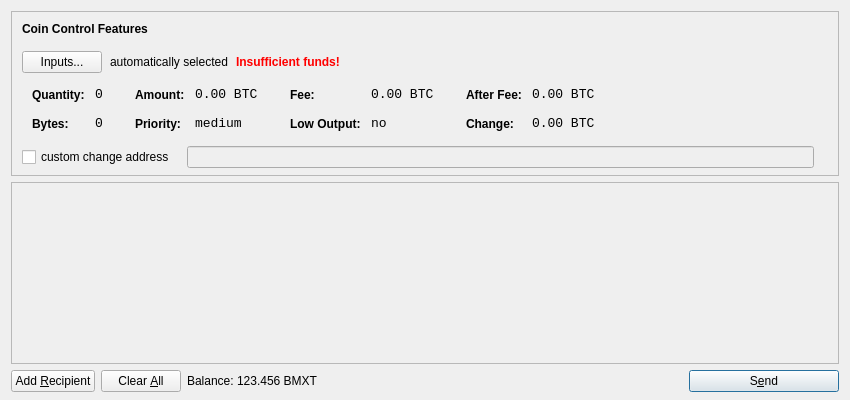
<?xml version="1.0" encoding="UTF-8"?>
<ui version="4.0">
 <class>SendCoinsDialog</class>
 <widget class="QDialog" name="SendCoinsDialog">
  <property name="geometry">
   <rect>
    <x>0</x>
    <y>0</y>
    <width>850</width>
    <height>400</height>
   </rect>
  </property>
  <property name="windowTitle">
   <string>Send Coins</string>
  </property>
  <layout class="QVBoxLayout" name="verticalLayout" stretch="0,1,0">
   <property name="bottomMargin">
    <number>8</number>
   </property>
   <item>
    <widget class="QFrame" name="frameCoinControl">
     <property name="sizePolicy">
      <sizepolicy hsizetype="Expanding" vsizetype="Expanding">
       <horstretch>0</horstretch>
       <verstretch>0</verstretch>
      </sizepolicy>
     </property>
     <property name="maximumSize">
      <size>
       <width>16777215</width>
       <height>16777215</height>
      </size>
     </property>
     <property name="frameShape">
      <enum>QFrame::StyledPanel</enum>
     </property>
     <property name="frameShadow">
      <enum>QFrame::Sunken</enum>
     </property>
     <layout class="QVBoxLayout" name="verticalLayoutCoinControl2">
      <property name="spacing">
       <number>-1</number>
      </property>
      <property name="leftMargin">
       <number>0</number>
      </property>
      <property name="topMargin">
       <number>0</number>
      </property>
      <property name="rightMargin">
       <number>0</number>
      </property>
      <property name="bottomMargin">
       <number>6</number>
      </property>
      <item>
       <layout class="QVBoxLayout" name="verticalLayoutCoinControl" stretch="0,0,0,0,1">
        <property name="spacing">
         <number>0</number>
        </property>
        <property name="leftMargin">
         <number>10</number>
        </property>
        <property name="topMargin">
         <number>10</number>
        </property>
        <item>
         <layout class="QHBoxLayout" name="horizontalLayoutCoinControl1">
          <property name="bottomMargin">
           <number>15</number>
          </property>
          <item>
           <widget class="QLabel" name="labelCoinControlFeatures">
            <property name="sizePolicy">
             <sizepolicy hsizetype="Preferred" vsizetype="Maximum">
              <horstretch>0</horstretch>
              <verstretch>0</verstretch>
             </sizepolicy>
            </property>
            <property name="font">
             <font>
              <weight>75</weight>
              <bold>true</bold>
             </font>
            </property>
            <property name="styleSheet">
             <string notr="true">font-weight:bold;</string>
            </property>
            <property name="text">
             <string>Coin Control Features</string>
            </property>
           </widget>
          </item>
         </layout>
        </item>
        <item>
         <layout class="QHBoxLayout" name="horizontalLayoutCoinControl2" stretch="0,0,0,0">
          <property name="spacing">
           <number>8</number>
          </property>
          <property name="bottomMargin">
           <number>10</number>
          </property>
          <item>
           <widget class="QPushButton" name="pushButtonCoinControl">
            <property name="styleSheet">
             <string notr="true"/>
            </property>
            <property name="text">
             <string>Inputs...</string>
            </property>
           </widget>
          </item>
          <item>
           <widget class="QLabel" name="labelCoinControlAutomaticallySelected">
            <property name="text">
             <string>automatically selected</string>
            </property>
            <property name="margin">
             <number>5</number>
            </property>
           </widget>
          </item>
          <item>
           <widget class="QLabel" name="labelCoinControlInsuffFunds">
            <property name="font">
             <font>
              <weight>75</weight>
              <bold>true</bold>
             </font>
            </property>
            <property name="styleSheet">
             <string notr="true">color:red;font-weight:bold;</string>
            </property>
            <property name="text">
             <string>Insufficient funds!</string>
            </property>
            <property name="margin">
             <number>5</number>
            </property>
           </widget>
          </item>
          <item>
           <spacer name="horizontalSpacerCoinControl">
            <property name="orientation">
             <enum>Qt::Horizontal</enum>
            </property>
            <property name="sizeHint" stdset="0">
             <size>
              <width>40</width>
              <height>1</height>
             </size>
            </property>
           </spacer>
          </item>
         </layout>
        </item>
        <item>
         <widget class="QWidget" name="widgetCoinControl" native="true">
          <property name="sizePolicy">
           <sizepolicy hsizetype="Preferred" vsizetype="Preferred">
            <horstretch>0</horstretch>
            <verstretch>0</verstretch>
           </sizepolicy>
          </property>
          <property name="minimumSize">
           <size>
            <width>0</width>
            <height>0</height>
           </size>
          </property>
          <property name="styleSheet">
           <string notr="true"/>
          </property>
          <layout class="QHBoxLayout" name="horizontalLayoutCoinControl5">
           <property name="margin">
            <number>0</number>
           </property>
           <item>
            <layout class="QHBoxLayout" name="horizontalLayoutCoinControl3" stretch="0,0,0,1">
             <property name="spacing">
              <number>20</number>
             </property>
             <property name="topMargin">
              <number>0</number>
             </property>
             <property name="bottomMargin">
              <number>10</number>
             </property>
             <item>
              <layout class="QFormLayout" name="formLayoutCoinControl1">
               <property name="horizontalSpacing">
                <number>10</number>
               </property>
               <property name="verticalSpacing">
                <number>14</number>
               </property>
               <property name="leftMargin">
                <number>10</number>
               </property>
               <property name="topMargin">
                <number>4</number>
               </property>
               <property name="rightMargin">
                <number>6</number>
               </property>
               <item row="0" column="0">
                <widget class="QLabel" name="labelCoinControlQuantityText">
                 <property name="styleSheet">
                  <string notr="true">font-weight:bold;</string>
                 </property>
                 <property name="text">
                  <string>Quantity:</string>
                 </property>
                 <property name="margin">
                  <number>0</number>
                 </property>
                </widget>
               </item>
               <item row="0" column="1">
                <widget class="QLabel" name="labelCoinControlQuantity">
                 <property name="font">
                  <font>
                   <family>Monospace</family>
                   <pointsize>10</pointsize>
                  </font>
                 </property>
                 <property name="cursor">
                  <cursorShape>IBeamCursor</cursorShape>
                 </property>
                 <property name="contextMenuPolicy">
                  <enum>Qt::ActionsContextMenu</enum>
                 </property>
                 <property name="text">
                  <string notr="true">0</string>
                 </property>
                 <property name="margin">
                  <number>0</number>
                 </property>
                 <property name="textInteractionFlags">
                  <set>Qt::LinksAccessibleByMouse|Qt::TextSelectableByKeyboard|Qt::TextSelectableByMouse</set>
                 </property>
                </widget>
               </item>
               <item row="1" column="0">
                <widget class="QLabel" name="labelCoinControlBytesText">
                 <property name="styleSheet">
                  <string notr="true">font-weight:bold;</string>
                 </property>
                 <property name="text">
                  <string>Bytes:</string>
                 </property>
                </widget>
               </item>
               <item row="1" column="1">
                <widget class="QLabel" name="labelCoinControlBytes">
                 <property name="font">
                  <font>
                   <family>Monospace</family>
                   <pointsize>10</pointsize>
                  </font>
                 </property>
                 <property name="cursor">
                  <cursorShape>IBeamCursor</cursorShape>
                 </property>
                 <property name="contextMenuPolicy">
                  <enum>Qt::ActionsContextMenu</enum>
                 </property>
                 <property name="text">
                  <string notr="true">0</string>
                 </property>
                 <property name="textInteractionFlags">
                  <set>Qt::LinksAccessibleByMouse|Qt::TextSelectableByKeyboard|Qt::TextSelectableByMouse</set>
                 </property>
                </widget>
               </item>
              </layout>
             </item>
             <item>
              <layout class="QFormLayout" name="formLayoutCoinControl2">
               <property name="horizontalSpacing">
                <number>10</number>
               </property>
               <property name="verticalSpacing">
                <number>14</number>
               </property>
               <property name="leftMargin">
                <number>6</number>
               </property>
               <property name="topMargin">
                <number>4</number>
               </property>
               <property name="rightMargin">
                <number>6</number>
               </property>
               <item row="0" column="0">
                <widget class="QLabel" name="labelCoinControlAmountText">
                 <property name="styleSheet">
                  <string notr="true">font-weight:bold;</string>
                 </property>
                 <property name="text">
                  <string>Amount:</string>
                 </property>
                 <property name="margin">
                  <number>0</number>
                 </property>
                </widget>
               </item>
               <item row="0" column="1">
                <widget class="QLabel" name="labelCoinControlAmount">
                 <property name="font">
                  <font>
                   <family>Monospace</family>
                   <pointsize>10</pointsize>
                  </font>
                 </property>
                 <property name="cursor">
                  <cursorShape>IBeamCursor</cursorShape>
                 </property>
                 <property name="contextMenuPolicy">
                  <enum>Qt::ActionsContextMenu</enum>
                 </property>
                 <property name="text">
                  <string notr="true">0.00 BTC</string>
                 </property>
                 <property name="textInteractionFlags">
                  <set>Qt::LinksAccessibleByMouse|Qt::TextSelectableByKeyboard|Qt::TextSelectableByMouse</set>
                 </property>
                </widget>
               </item>
               <item row="1" column="0">
                <widget class="QLabel" name="labelCoinControlPriorityText">
                 <property name="styleSheet">
                  <string notr="true">font-weight:bold;</string>
                 </property>
                 <property name="text">
                  <string>Priority:</string>
                 </property>
                </widget>
               </item>
               <item row="1" column="1">
                <widget class="QLabel" name="labelCoinControlPriority">
                 <property name="font">
                  <font>
                   <family>Monospace</family>
                   <pointsize>10</pointsize>
                  </font>
                 </property>
                 <property name="cursor">
                  <cursorShape>IBeamCursor</cursorShape>
                 </property>
                 <property name="contextMenuPolicy">
                  <enum>Qt::ActionsContextMenu</enum>
                 </property>
                 <property name="text">
                  <string>medium</string>
                 </property>
                 <property name="textInteractionFlags">
                  <set>Qt::LinksAccessibleByMouse|Qt::TextSelectableByKeyboard|Qt::TextSelectableByMouse</set>
                 </property>
                </widget>
               </item>
              </layout>
             </item>
             <item>
              <layout class="QFormLayout" name="formLayoutCoinControl3">
               <property name="horizontalSpacing">
                <number>10</number>
               </property>
               <property name="verticalSpacing">
                <number>14</number>
               </property>
               <property name="leftMargin">
                <number>6</number>
               </property>
               <property name="topMargin">
                <number>4</number>
               </property>
               <property name="rightMargin">
                <number>6</number>
               </property>
               <item row="0" column="0">
                <widget class="QLabel" name="labelCoinControlFeeText">
                 <property name="styleSheet">
                  <string notr="true">font-weight:bold;</string>
                 </property>
                 <property name="text">
                  <string>Fee:</string>
                 </property>
                 <property name="margin">
                  <number>0</number>
                 </property>
                </widget>
               </item>
               <item row="0" column="1">
                <widget class="QLabel" name="labelCoinControlFee">
                 <property name="font">
                  <font>
                   <family>Monospace</family>
                   <pointsize>10</pointsize>
                  </font>
                 </property>
                 <property name="cursor">
                  <cursorShape>IBeamCursor</cursorShape>
                 </property>
                 <property name="contextMenuPolicy">
                  <enum>Qt::ActionsContextMenu</enum>
                 </property>
                 <property name="text">
                  <string notr="true">0.00 BTC</string>
                 </property>
                 <property name="textInteractionFlags">
                  <set>Qt::LinksAccessibleByMouse|Qt::TextSelectableByKeyboard|Qt::TextSelectableByMouse</set>
                 </property>
                </widget>
               </item>
               <item row="1" column="0">
                <widget class="QLabel" name="labelCoinControlLowOutputText">
                 <property name="styleSheet">
                  <string notr="true">font-weight:bold;</string>
                 </property>
                 <property name="text">
                  <string>Low Output:</string>
                 </property>
                </widget>
               </item>
               <item row="1" column="1">
                <widget class="QLabel" name="labelCoinControlLowOutput">
                 <property name="font">
                  <font>
                   <family>Monospace</family>
                   <pointsize>10</pointsize>
                  </font>
                 </property>
                 <property name="cursor">
                  <cursorShape>IBeamCursor</cursorShape>
                 </property>
                 <property name="contextMenuPolicy">
                  <enum>Qt::ActionsContextMenu</enum>
                 </property>
                 <property name="text">
                  <string>no</string>
                 </property>
                 <property name="textInteractionFlags">
                  <set>Qt::LinksAccessibleByMouse|Qt::TextSelectableByKeyboard|Qt::TextSelectableByMouse</set>
                 </property>
                </widget>
               </item>
              </layout>
             </item>
             <item>
              <layout class="QFormLayout" name="formLayoutCoinControl4">
               <property name="horizontalSpacing">
                <number>10</number>
               </property>
               <property name="verticalSpacing">
                <number>14</number>
               </property>
               <property name="leftMargin">
                <number>6</number>
               </property>
               <property name="topMargin">
                <number>4</number>
               </property>
               <property name="rightMargin">
                <number>6</number>
               </property>
               <item row="0" column="0">
                <widget class="QLabel" name="labelCoinControlAfterFeeText">
                 <property name="styleSheet">
                  <string notr="true">font-weight:bold;</string>
                 </property>
                 <property name="text">
                  <string>After Fee:</string>
                 </property>
                 <property name="margin">
                  <number>0</number>
                 </property>
                </widget>
               </item>
               <item row="0" column="1">
                <widget class="QLabel" name="labelCoinControlAfterFee">
                 <property name="font">
                  <font>
                   <family>Monospace</family>
                   <pointsize>10</pointsize>
                  </font>
                 </property>
                 <property name="cursor">
                  <cursorShape>IBeamCursor</cursorShape>
                 </property>
                 <property name="contextMenuPolicy">
                  <enum>Qt::ActionsContextMenu</enum>
                 </property>
                 <property name="text">
                  <string notr="true">0.00 BTC</string>
                 </property>
                 <property name="textInteractionFlags">
                  <set>Qt::LinksAccessibleByMouse|Qt::TextSelectableByKeyboard|Qt::TextSelectableByMouse</set>
                 </property>
                </widget>
               </item>
               <item row="1" column="0">
                <widget class="QLabel" name="labelCoinControlChangeText">
                 <property name="styleSheet">
                  <string notr="true">font-weight:bold;</string>
                 </property>
                 <property name="text">
                  <string>Change:</string>
                 </property>
                </widget>
               </item>
               <item row="1" column="1">
                <widget class="QLabel" name="labelCoinControlChange">
                 <property name="font">
                  <font>
                   <family>Monospace</family>
                   <pointsize>10</pointsize>
                  </font>
                 </property>
                 <property name="cursor">
                  <cursorShape>IBeamCursor</cursorShape>
                 </property>
                 <property name="contextMenuPolicy">
                  <enum>Qt::ActionsContextMenu</enum>
                 </property>
                 <property name="text">
                  <string notr="true">0.00 BTC</string>
                 </property>
                 <property name="textInteractionFlags">
                  <set>Qt::LinksAccessibleByMouse|Qt::TextSelectableByKeyboard|Qt::TextSelectableByMouse</set>
                 </property>
                </widget>
               </item>
              </layout>
             </item>
            </layout>
           </item>
          </layout>
         </widget>
        </item>
        <item>
         <layout class="QHBoxLayout" name="horizontalLayoutCoinControl4" stretch="0,0,0">
          <property name="spacing">
           <number>12</number>
          </property>
          <property name="sizeConstraint">
           <enum>QLayout::SetDefaultConstraint</enum>
          </property>
          <property name="topMargin">
           <number>5</number>
          </property>
          <property name="rightMargin">
           <number>5</number>
          </property>
          <item>
           <widget class="QCheckBox" name="checkBoxCoinControlChange">
            <property name="text">
             <string>custom change address</string>
            </property>
           </widget>
          </item>
          <item>
           <widget class="QLineEdit" name="lineEditCoinControlChange">
            <property name="enabled">
             <bool>false</bool>
            </property>
            <property name="sizePolicy">
             <sizepolicy hsizetype="Expanding" vsizetype="Fixed">
              <horstretch>0</horstretch>
              <verstretch>0</verstretch>
             </sizepolicy>
            </property>
           </widget>
          </item>
          <item>
           <widget class="QLabel" name="labelCoinControlChangeLabel">
            <property name="sizePolicy">
             <sizepolicy hsizetype="Preferred" vsizetype="Expanding">
              <horstretch>0</horstretch>
              <verstretch>0</verstretch>
             </sizepolicy>
            </property>
            <property name="minimumSize">
             <size>
              <width>0</width>
              <height>0</height>
             </size>
            </property>
            <property name="text">
             <string/>
            </property>
            <property name="margin">
             <number>3</number>
            </property>
           </widget>
          </item>
         </layout>
        </item>
        <item>
         <spacer name="verticalSpacerCoinControl">
          <property name="orientation">
           <enum>Qt::Vertical</enum>
          </property>
          <property name="sizeHint" stdset="0">
           <size>
            <width>800</width>
            <height>1</height>
           </size>
          </property>
         </spacer>
        </item>
       </layout>
      </item>
     </layout>
    </widget>
   </item>
   <item>
    <widget class="QScrollArea" name="scrollArea">
     <property name="widgetResizable">
      <bool>true</bool>
     </property>
     <widget class="QWidget" name="scrollAreaWidgetContents">
      <property name="geometry">
       <rect>
        <x>0</x>
        <y>0</y>
        <width>830</width>
        <height>165</height>
       </rect>
      </property>
      <layout class="QVBoxLayout" name="verticalLayout_2">
       <property name="margin">
        <number>0</number>
       </property>
       <item>
        <layout class="QVBoxLayout" name="entries">
         <property name="spacing">
          <number>6</number>
         </property>
        </layout>
       </item>
       <item>
        <spacer name="verticalSpacer">
         <property name="orientation">
          <enum>Qt::Vertical</enum>
         </property>
         <property name="sizeHint" stdset="0">
          <size>
           <width>20</width>
           <height>40</height>
          </size>
         </property>
        </spacer>
       </item>
      </layout>
     </widget>
    </widget>
   </item>
   <item>
    <layout class="QHBoxLayout" name="horizontalLayout">
     <item>
      <widget class="QPushButton" name="addButton">
       <property name="toolTip">
        <string>Send to multiple recipients at once</string>
       </property>
       <property name="text">
        <string>Add &amp;Recipient</string>
       </property>
       <property name="icon">
        <iconset resource="../bitcoin.qrc">
         <normaloff>:/icons/add</normaloff>:/icons/add</iconset>
       </property>
       <property name="autoDefault">
        <bool>false</bool>
       </property>
      </widget>
     </item>
     <item>
      <widget class="QPushButton" name="clearButton">
       <property name="sizePolicy">
        <sizepolicy hsizetype="Minimum" vsizetype="Fixed">
         <horstretch>0</horstretch>
         <verstretch>0</verstretch>
        </sizepolicy>
       </property>
       <property name="toolTip">
        <string>Remove all transaction fields</string>
       </property>
       <property name="text">
        <string>Clear &amp;All</string>
       </property>
       <property name="icon">
        <iconset resource="../bitcoin.qrc">
         <normaloff>:/icons/remove</normaloff>:/icons/remove</iconset>
       </property>
       <property name="autoRepeatDelay">
        <number>300</number>
       </property>
       <property name="autoDefault">
        <bool>false</bool>
       </property>
      </widget>
     </item>
     <item>
      <layout class="QHBoxLayout" name="horizontalLayout_2">
       <property name="spacing">
        <number>3</number>
       </property>
       <item>
        <widget class="QLabel" name="label">
         <property name="text">
          <string>Balance:</string>
         </property>
        </widget>
       </item>
       <item>
        <widget class="QLabel" name="labelBalance">
         <property name="cursor">
          <cursorShape>IBeamCursor</cursorShape>
         </property>
         <property name="text">
          <string>123.456 BMXT</string>
         </property>
         <property name="textInteractionFlags">
          <set>Qt::LinksAccessibleByMouse|Qt::TextSelectableByKeyboard|Qt::TextSelectableByMouse</set>
         </property>
        </widget>
       </item>
      </layout>
     </item>
     <item>
      <spacer name="horizontalSpacer">
       <property name="orientation">
        <enum>Qt::Horizontal</enum>
       </property>
       <property name="sizeHint" stdset="0">
        <size>
         <width>40</width>
         <height>20</height>
        </size>
       </property>
      </spacer>
     </item>
     <item>
      <widget class="QPushButton" name="sendButton">
       <property name="minimumSize">
        <size>
         <width>150</width>
         <height>0</height>
        </size>
       </property>
       <property name="toolTip">
        <string>Confirm the send action</string>
       </property>
       <property name="text">
        <string>S&amp;end</string>
       </property>
       <property name="icon">
        <iconset resource="../bitcoin.qrc">
         <normaloff>:/icons/send</normaloff>:/icons/send</iconset>
       </property>
       <property name="default">
        <bool>true</bool>
       </property>
      </widget>
     </item>
    </layout>
   </item>
  </layout>
 </widget>
 <resources>
  <include location="../bitcoin.qrc"/>
 </resources>
 <connections/>
</ui>
